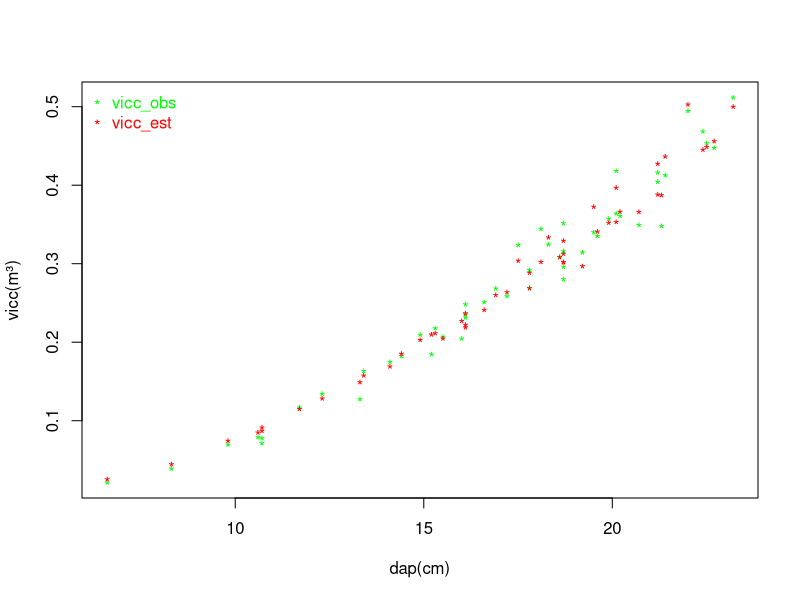
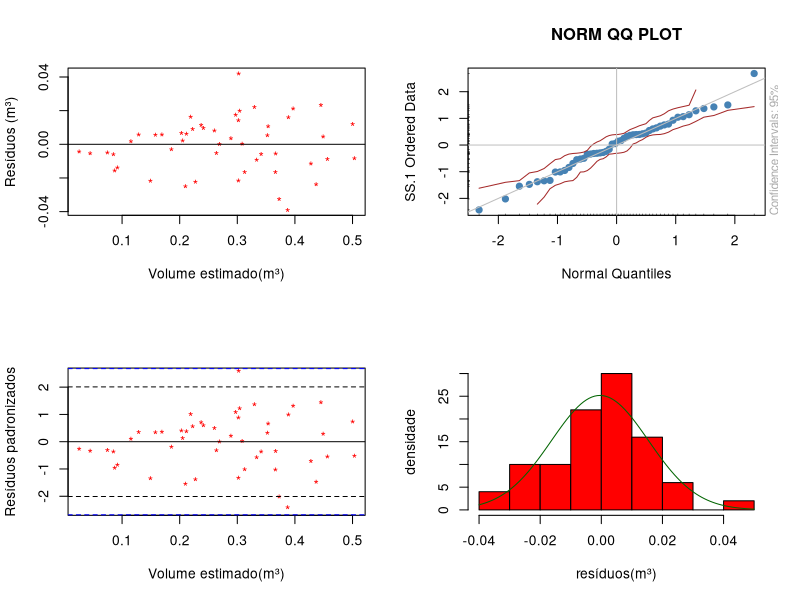
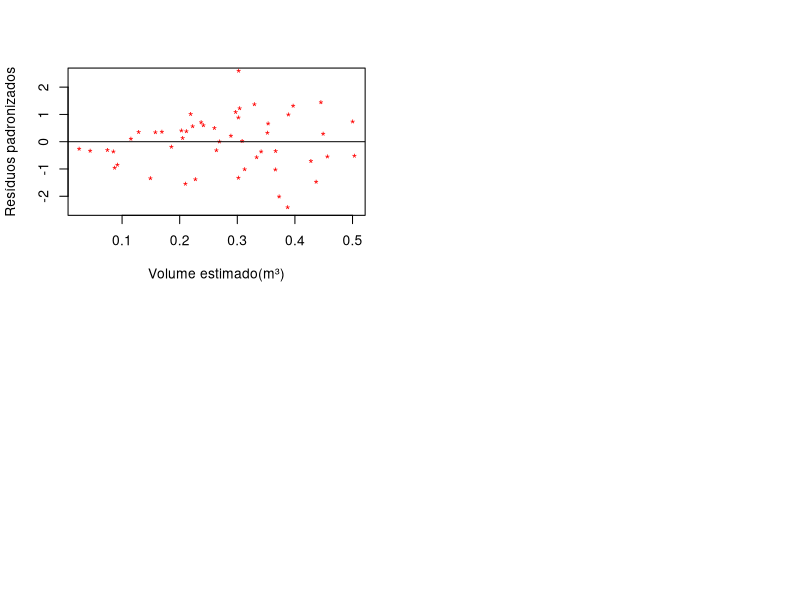

Source code (R) for these figures, in order:
#AJUSTE E SELEÇÃO DE MODELOS NÃO LINEARES

dados=read.csv2('cubagem.csv');
View(dados);
names(dados);

x11(); #Abrir tela de exibição das figuras do R

#Modelo de Schumacher & Hall
modelo<-'vicc~b0*dap^b1*ht^b2';
  
(ajnlin=nls(modelo,dados,
            start=list(b0=pi/40000*0.45,b1=2,b2=1)));
coef(ajnlin);
(sumario<-summary(ajnlin));

(syx<-sumario$sigma); #Erro padrão residual
(syxperc<-syx/mean(dados$vicc)*100); #Syx percentual

cat(paste('Erro padrão residual: ', round(syxperc,2),'%',sep=''));

plot(dados$dap,dados$vicc,
     xlab='dap(cm)',ylab='vicc(m³)',
     pch='*',col='green');

points(dados$dap,predict(ajnlin),
       pch='*',col='red');

legend('topleft',legend=c('vicc_obs','vicc_est'),
       pch=c('*','*'),col=c('green','red'),bty='n',
       text.col=c('green','red'));

#Calculando os valores preditos
(dados$vicc_est=predict(ajnlin));
#OU
(bs=as.vector(coef(ajnlin)));
dados$vicc_est=with(dados,bs[1]*dap^bs[2]*ht^bs[3]);
#*****

#Calculando os residuos
dados$res=residuals(ajnlin);
#OU
dados$res=dados$vicc-dados$vicc_est;
#*****

x11();
par(mfrow=c(2,2)); #Dividir janela gráfica

with(dados,plot(vicc_est,res,pch='*',
                xlab='Volume estimado(m³)',
                ylab='Resíduos (m³)',
                col='red'));
abline(h=0);

library(fBasics);
qqnormPlot(dados$res);
#qqnorm(dados$res);

dados$res_padronizado<-dados$res/sumario$sigma;
  
with(dados,plot(vicc_est,res_padronizado,pch='*',
                xlab='Volume estimado(m³)',
                ylab='Resíduos padronizados',
                col='red',ylim=c(-2.5,2.5)));

abline(h=0);

(tinf<-qt(0.025,nrow(dados)-1)); #Inversa da distribuição de t
(tsup<-qt(0.975,nrow(dados)-1)); #t(alpha=5 e [n-1] gl)  

abline(h=tinf,lty=2);
abline(h=tsup,lty=2);

(tinf<-qt(0.005,nrow(dados)-1)); #Inversa da distribuição de t
(tsup<-qt(0.995,nrow(dados)-1)); #t(alpha=5 e [n-1] gl)  

abline(h=tinf,lty=2, col='blue');
abline(h=tsup,lty=2, col='blue');


hist(dados$res, freq = F,
     main='',ylab='densidade',xlab='resíduos(m³)',
     col='red');

mres<-mean(dados$res);
sdres<-sd(dados$res);
x<-dados$res;
curve(dnorm(x,mres,sdres),col='darkgreen',add=T);

###Opções para remoção de outliers

dados$res_padronizado<-dados$res/sumario$sigma;

View(dados)
View(subset(dados,res_padronizado<tinf|res_padronizado>tsup));

#dados<-subset(dados,arv!=13 & arv!=34);


with(dados,plot(vicc_est,res_padronizado,pch='*',
                xlab='Volume estimado(m³)',
                ylab='Resíduos padronizados',
                col='red',ylim=c(-2.5,2.5)));
abline(h=0);
identify(dados$vicc_est,dados$res_padronizado);
